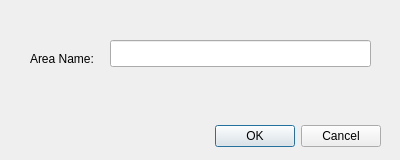
<ui version="4.0" >
 <class>FilterDialog</class>
 <widget class="QDialog" name="FilterDialog" >
  <property name="geometry" >
   <rect>
    <x>0</x>
    <y>0</y>
    <width>400</width>
    <height>160</height>
   </rect>
  </property>
  <property name="windowTitle" >
   <string>New Area Filter</string>
  </property>
  <widget class="QDialogButtonBox" name="buttonBox" >
   <property name="geometry" >
    <rect>
     <x>40</x>
     <y>120</y>
     <width>341</width>
     <height>32</height>
    </rect>
   </property>
   <property name="orientation" >
    <enum>Qt::Horizontal</enum>
   </property>
   <property name="standardButtons" >
    <set>QDialogButtonBox::Cancel|QDialogButtonBox::NoButton|QDialogButtonBox::Ok</set>
   </property>
  </widget>
  <widget class="QLabel" name="label" >
   <property name="geometry" >
    <rect>
     <x>30</x>
     <y>50</y>
     <width>91</width>
     <height>18</height>
    </rect>
   </property>
   <property name="text" >
    <string>Area Name:</string>
   </property>
  </widget>
  <widget class="QLineEdit" name="lineEditName" >
   <property name="geometry" >
    <rect>
     <x>110</x>
     <y>40</y>
     <width>261</width>
     <height>27</height>
    </rect>
   </property>
  </widget>
 </widget>
 <resources/>
 <connections>
  <connection>
   <sender>buttonBox</sender>
   <signal>accepted()</signal>
   <receiver>FilterDialog</receiver>
   <slot>accept()</slot>
   <hints>
    <hint type="sourcelabel" >
     <x>248</x>
     <y>254</y>
    </hint>
    <hint type="destinationlabel" >
     <x>157</x>
     <y>274</y>
    </hint>
   </hints>
  </connection>
  <connection>
   <sender>buttonBox</sender>
   <signal>rejected()</signal>
   <receiver>FilterDialog</receiver>
   <slot>reject()</slot>
   <hints>
    <hint type="sourcelabel" >
     <x>316</x>
     <y>260</y>
    </hint>
    <hint type="destinationlabel" >
     <x>286</x>
     <y>274</y>
    </hint>
   </hints>
  </connection>
 </connections>
</ui>
